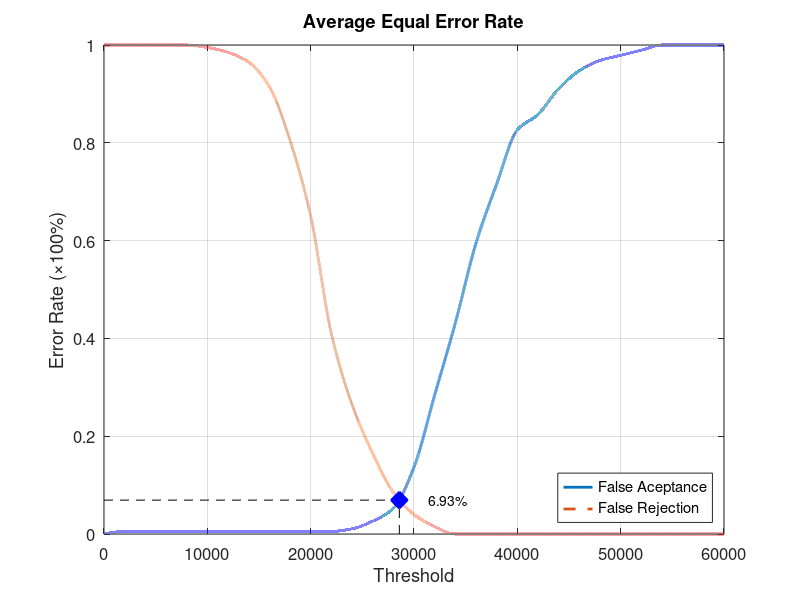
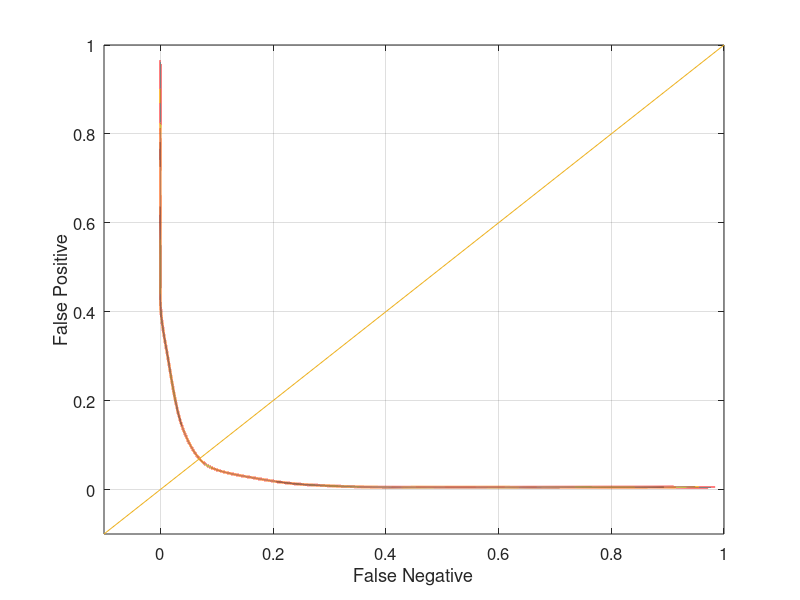

Here is the MATLAB script that generated these plots, in order:
function yEER = Database4_4
close all;
clear;
clc;
x = 0:2000:60000;
xq = 0:0.5:60000;

y0 = [0 0.00526316 0.00526316 0.00526316 0.00526316 0.00526316 0.00526316 0.00526316 0.00526316 0.00526316 0.00526316 0.00526316 0.0105263 0.0263158 0.0526316 0.136842 0.284211 0.431579 0.594737 0.715789 0.826316 0.857895 0.910526 0.947368 0.968421 0.978947 0.989474 1 1 1 1];
yy0 = interp1(x, y0, xq, 'pchip');
y1 = [1 1 1 1 1 0.995 0.985 0.965 0.915 0.805 0.65 0.41 0.265 0.165 0.085 0.04 0.015 0 0 0 0 0 0 0 0 0 0 0 0 0 0];
yy1 = interp1(x, y1, xq, 'pchip');

% Calculating EER: 
y2 = abs(y0 - y1);
find(y2 == min(y2))
yy2 = abs(yy0 - yy1);
xEER = find(yy2 == min(yy2));
xEERIndex = xq(xEER) % X-axis EER
yEER = yy0(xEER) % Y-axis EER

main = figure
plot(xq, yy0,'-','LineWidth', 2);	hold on
plot(xq, yy1,'--','LineWidth', 2);	hold on
plot([xEERIndex xEERIndex], [0 yEER], 'k--');	hold on
plot([0 xEERIndex], [yEER yEER], 'k--');	hold on
plot(xEERIndex, yEER, 'bx', 'LineWidth', 10);	hold on
text(xEERIndex + 10 * xEERIndex / 100, yEER, [num2str(round((10000 * yEER)) / 100) '%'])
legend('False Aceptance', 'False Rejection', 'Location', 'SouthEast')
xlabel('Threshold')
ylabel('Error Rate (\times100%)')
title('Average Equal Error Rate')
set(gca, 'FontSize', 12)
axis([0 60000 0 1])
grid on

print(main, 'Database4_4Main', '-dpng');
FNRxFPR = figure('Color', [1 1 1]);
plot(yy1, yy0, '-', yy1, yy0, 'LineWidth', 2);
hold on
y = -0.1:0.1:1
plot(y, y); 
set(gca, 'FontSize', 12)
xlabel('False Negative')
ylabel('False Positive')
axis([-0.1 1 -0.1 1])
set(gca, 'FontSize', 12)
grid on

print(FNRxFPR, 'Database4_4FNRxFPR','-dpng');
end
